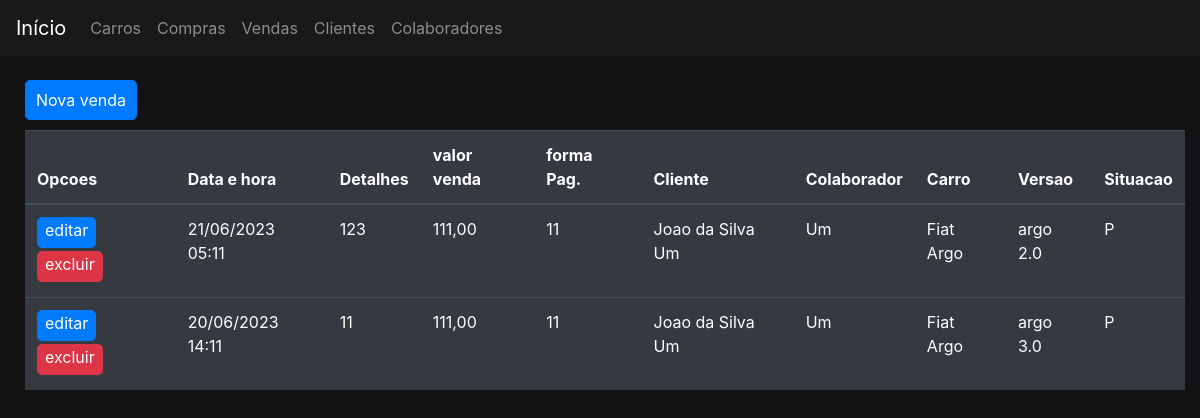
The app's page /vendas/ with its own data.
### vendas/models.py (models this page shows, shortened)
class Venda(models.Model):
    situacao_choices = (
        ('P', 'processada'),
        ('C', 'cancelada'),
        ('F', 'finalizada'),
    )
    dataHora = models.DateTimeField()
    detalhes = models.CharField(max_length=50)
    valorVenda = models.DecimalField(max_digits=15, decimal_places=2)
    formaPagamento = models.CharField(max_length=20)
    cliente = models.ForeignKey(Cliente, on_delete=models.DO_NOTHING)
    colaborador = models.ForeignKey(Colaborador, on_delete=models.DO_NOTHING)
    versao = models.ForeignKey(Versao, on_delete=models.DO_NOTHING)
    situacao = models.CharField(max_length=1, choices=situacao_choices, blank=False, null=False)

### clientes/models.py (models this page shows)
class Cliente(Pessoa):
    renda = models.DecimalField(max_digits=15, decimal_places=2, verbose_name='renda')
    profissao = models.CharField(max_length=20, verbose_name='profissao')
    class Meta:
        permissions = (
            ('permissao_gerente', 'permissao gerente'),
            ('permissao_supervisor', 'permissao supervisor'),
            ('permissao_vendedor', 'permissao vendendor'),
            ('permissao_funcionario', 'permissao todos funcionarios'),
        )

### colaboradores/models.py (models this page shows)
class Colaborador(Pessoa):
    class Meta:
        verbose_name_plural = 'Colaboradores'
    ctps = models.IntegerField()
    pis = models.IntegerField()
    nomePai = models.CharField(max_length=50)
    nomeMae = models.CharField(max_length=50)
    tipoVinculo = models.CharField(max_length=20)
    cargoAtual = models.CharField(max_length=20)
    funcaoAtual = models.CharField(max_length=20)
    salarioAtual = models.DecimalField(max_digits=15, decimal_places=2)
    dataAdmissao = models.DateField()
    dataDesligamento = models.DateField(null=True)
    situacaoVinculo = models.CharField(max_length=20)

### carros/models.py (models this page shows, shortened)
class Versao(models.Model):
    carro = models.ForeignKey(Carro, on_delete=models.DO_NOTHING)
    nome = models.CharField(max_length=50, unique=True)
    motor = models.ForeignKey(Motor, on_delete=models.DO_NOTHING)
    combustivel = models.ForeignKey(Combustivel, on_delete=models.DO_NOTHING)
    direcao = models.ForeignKey(Direcao, on_delete=models.DO_NOTHING)
    seguranca = models.ManyToManyField(Seguranca, related_name="versao_seguranca", blank=True)
    acessorio = models.ManyToManyField(Acessorio, related_name="versao_acessorio", blank=True)
    imagem = models.ImageField(upload_to='carros', blank=True, null=True)
    ano = models.IntegerField(default='2023')
    modelo = models.IntegerField(default='2023')
    estoque = models.IntegerField(default=0)
    slugVersao = models.SlugField(unique=True, null=True, blank=True)
    class Meta:
        permissions = (
            ('permissao_gerente', 'permissao gerente'),
            ('permissao_vendedor', 'permissao vendendor'),
            ('permissao_funcionario', 'permissao todos funcionarios'),
        )
    def __str__(self):
        return self.nome
    class Meta:
        verbose_name_plural = 'Versoes'

class Carro(models.Model):
    nome = models.CharField(max_length=30, unique=True)
    slugCarro = models.SlugField(unique=True, null=True, blank=True)
    def __str__(self) -> str:
        return self.nome
    class Meta:
        permissions = (
            ('permissao_gerente', 'permissao gerente'),
            ('permissao_supervisor', 'permissao supervisor'),
            ('permissao_vendedor', 'permissao vendendor'),
            ('permissao_funcionario', 'permissao todos funcionarios'),
        )

### vendas/views.py (the view)
# urls.py: path('', views.VendasListar.as_view(), name='listar'),
class VendasListar(ListView):
    model = Venda
    template_name = 'vendas/vendas.html'
    paginate_by = 10

### pessoas/models.py (called while the page is built)
    def __str__(self) -> str:
        return self.nomeCompleto

### vendas/templates/vendas/vendas.html (shortened to what this page needs)
{% extends 'base.html' %}
{% block pagination %}
    <div class="container">
        <div class="row">
            <div class="col-md-3">
                <a href="{% url 'vendas:criar' %}" class=" btn btn-primary botao">Nova venda</a>
            </div>
        </div>
    </div>
{% endblock %}
{% block 'body' %}
    <div class="container">
        <div class="row">
            <div class="col-md">
                <table class="table table-dark">
                    <thead>
                        <tr>
                            <th scope="col">Opcoes</th>
                            <th scope="col">Data e hora</th>
                            <th scope="col">Detalhes</th>
                            <th scope="col">valor venda</th>
                            <th scope="col">forma Pag.</th>
                            <th scope="col">Cliente</th>
                            <th scope="col">Colaborador</th>
                            <th scope="col">Carro</th>
                            <th scope="col">Versao</th>
                            <th scope="col">Situacao</th>
                        </tr>
                    </thead>
                    <tbody>
                        {% for venda in venda_list %}
                            <tr>
                                <td>
                                    <a href="{% url 'vendas:editar' venda.pk %}" class="btn btn-primary botao_tabela">editar</a>
                                    <a href="{% url 'vendas:excluir' venda.pk %}" class="btn btn-danger botao_tabela">excluir</a>
                                </td>
                                <td>{{venda.dataHora|date:"d/m/Y H:i"}}</td>
                                <td>{{venda.detalhes}}</td>
                                <td>{{venda.valorVenda}}</td>
                                <td>{{venda.formaPagamento}}</td>
                                <td>{{venda.cliente}}</td>
                                <td>{{venda.colaborador}}</td>
                                <td>{{venda.versao.carro}}</td>
                                <td>{{venda.versao}}</td>
                                <td>{{venda.situacao}}</td>
                            </tr>
                        {% endfor %}
                    </tbody>
                </table>
            </div>
        </div>
    </div>
{% endblock %}

### templates/static/css/css.css (style rules this page uses)
.fundo { background-color: #121212; color: white; }
.container { max-width: 1300px; }
body { margin-top: 35px; padding-top: 35px; margin-left: 10px; }
a { color:white; }
.botao { display: inline-block; padding: 7px 10px; border-radius: 5px; margin-bottom: 10px; margin-top: 10px; }
.botao_tabela { display: inline-block; padding: 7px 7px; border-radius: 5px; margin-top: 0px; margin-bottom: 3px; padding-top: 0px; padding-bottom: 5px; }

### records on screen
Venda: dataHora "21/06/2023 05:11", detalhes "123", valorVenda "111,00", formaPagamento "11", cliente "Joao da Silva Um", colaborador "Um", versao.carro "Fiat Argo", versao "argo 2.0", situacao "P"
Venda: dataHora "20/06/2023 14:11", detalhes "11", valorVenda "111,00", formaPagamento "11", cliente "Joao da Silva Um", colaborador "Um", versao.carro "Fiat Argo", versao "argo 3.0", situacao "P"
